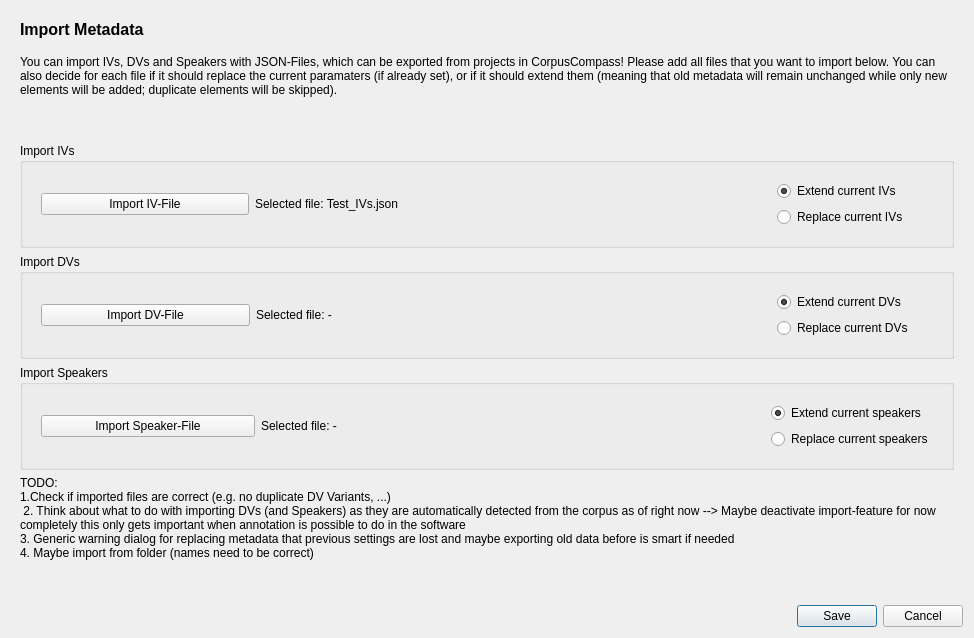
<?xml version="1.0" encoding="UTF-8"?>
<ui version="4.0">
 <class>ImportMetadataDialog</class>
 <widget class="QDialog" name="ImportMetadataDialog">
  <property name="geometry">
   <rect>
    <x>0</x>
    <y>0</y>
    <width>974</width>
    <height>638</height>
   </rect>
  </property>
  <property name="windowTitle">
   <string>Dialog</string>
  </property>
  <layout class="QVBoxLayout" name="verticalLayout_5">
   <item alignment="Qt::AlignTop">
    <widget class="QWidget" name="widget_importcontent" native="true">
     <layout class="QVBoxLayout" name="verticalLayout_4">
      <item>
       <widget class="QLabel" name="label_header">
        <property name="font">
         <font>
          <pointsize>12</pointsize>
          <bold>true</bold>
         </font>
        </property>
        <property name="text">
         <string>Import Metadata</string>
        </property>
       </widget>
      </item>
      <item>
       <spacer name="verticalSpacer">
        <property name="orientation">
         <enum>Qt::Vertical</enum>
        </property>
        <property name="sizeType">
         <enum>QSizePolicy::Fixed</enum>
        </property>
        <property name="sizeHint" stdset="0">
         <size>
          <width>20</width>
          <height>10</height>
         </size>
        </property>
       </spacer>
      </item>
      <item>
       <widget class="QLabel" name="label_subheader">
        <property name="text">
         <string>You can import IVs, DVs and Speakers with JSON-Files, which can be exported from projects in CorpusCompass! Please add all files that you want to import below. You can also decide for each file if it should replace the current paramaters (if already set), or if it should extend them (meaning that old metadata will remain unchanged while only new elements will be added; duplicate elements will be skipped).</string>
        </property>
        <property name="wordWrap">
         <bool>true</bool>
        </property>
       </widget>
      </item>
      <item>
       <spacer name="verticalSpacer_2">
        <property name="orientation">
         <enum>Qt::Vertical</enum>
        </property>
        <property name="sizeHint" stdset="0">
         <size>
          <width>20</width>
          <height>40</height>
         </size>
        </property>
       </spacer>
      </item>
      <item>
       <widget class="QGroupBox" name="groupBox_ivs">
        <property name="title">
         <string>Import IVs</string>
        </property>
        <layout class="QHBoxLayout" name="horizontalLayout_4">
         <item>
          <widget class="QWidget" name="widget_ivimportcontainer" native="true">
           <layout class="QHBoxLayout" name="horizontalLayout">
            <item>
             <widget class="QPushButton" name="btn_import_ivfile">
              <property name="text">
               <string>Import IV-File</string>
              </property>
             </widget>
            </item>
            <item>
             <widget class="QLabel" name="label_seliv">
              <property name="text">
               <string>Selected file: Test_IVs.json</string>
              </property>
             </widget>
            </item>
           </layout>
          </widget>
         </item>
         <item alignment="Qt::AlignRight">
          <widget class="QWidget" name="widget_ivbtn_container" native="true">
           <layout class="QVBoxLayout" name="verticalLayout">
            <item>
             <widget class="QRadioButton" name="radiobtn_extiv">
              <property name="text">
               <string>Extend current IVs</string>
              </property>
              <property name="checked">
               <bool>true</bool>
              </property>
             </widget>
            </item>
            <item>
             <widget class="QRadioButton" name="radiobtn_repiv">
              <property name="text">
               <string>Replace current IVs</string>
              </property>
             </widget>
            </item>
           </layout>
          </widget>
         </item>
         <item>
          <spacer name="horizontalSpacer_2">
           <property name="orientation">
            <enum>Qt::Horizontal</enum>
           </property>
           <property name="sizeType">
            <enum>QSizePolicy::Fixed</enum>
           </property>
           <property name="sizeHint" stdset="0">
            <size>
             <width>25</width>
             <height>20</height>
            </size>
           </property>
          </spacer>
         </item>
        </layout>
       </widget>
      </item>
      <item>
       <widget class="QGroupBox" name="groupBox_dvs">
        <property name="title">
         <string>Import DVs</string>
        </property>
        <layout class="QHBoxLayout" name="horizontalLayout_5">
         <item>
          <widget class="QWidget" name="widget_dvimportcontainer" native="true">
           <layout class="QHBoxLayout" name="horizontalLayout_3">
            <item>
             <widget class="QPushButton" name="btn_import_dvfile">
              <property name="text">
               <string>Import DV-File</string>
              </property>
             </widget>
            </item>
            <item>
             <widget class="QLabel" name="label_seldv">
              <property name="text">
               <string>Selected file: -</string>
              </property>
             </widget>
            </item>
           </layout>
          </widget>
         </item>
         <item alignment="Qt::AlignRight">
          <widget class="QWidget" name="widget_dvbtn_container" native="true">
           <layout class="QVBoxLayout" name="verticalLayout_2">
            <item>
             <widget class="QRadioButton" name="radiobtn_extdv">
              <property name="text">
               <string>Extend current DVs</string>
              </property>
              <property name="checked">
               <bool>true</bool>
              </property>
             </widget>
            </item>
            <item>
             <widget class="QRadioButton" name="radiobtn_repdv">
              <property name="text">
               <string>Replace current DVs</string>
              </property>
             </widget>
            </item>
           </layout>
          </widget>
         </item>
         <item>
          <spacer name="horizontalSpacer">
           <property name="orientation">
            <enum>Qt::Horizontal</enum>
           </property>
           <property name="sizeType">
            <enum>QSizePolicy::Fixed</enum>
           </property>
           <property name="sizeHint" stdset="0">
            <size>
             <width>20</width>
             <height>10</height>
            </size>
           </property>
          </spacer>
         </item>
        </layout>
       </widget>
      </item>
      <item>
       <widget class="QGroupBox" name="groupBox_speakers">
        <property name="title">
         <string>Import Speakers</string>
        </property>
        <layout class="QHBoxLayout" name="horizontalLayout_6">
         <item>
          <widget class="QWidget" name="widget_spimportcontainer" native="true">
           <layout class="QHBoxLayout" name="horizontalLayout_2">
            <item>
             <widget class="QPushButton" name="btn_import_speakerfile">
              <property name="text">
               <string>Import Speaker-File</string>
              </property>
             </widget>
            </item>
            <item>
             <widget class="QLabel" name="label_selspeaker">
              <property name="text">
               <string>Selected file: -</string>
              </property>
             </widget>
            </item>
           </layout>
          </widget>
         </item>
         <item alignment="Qt::AlignRight">
          <widget class="QWidget" name="widget_spbtn_container" native="true">
           <layout class="QVBoxLayout" name="verticalLayout_3">
            <item>
             <widget class="QRadioButton" name="radiobtn_extsp">
              <property name="text">
               <string>Extend current speakers</string>
              </property>
              <property name="checked">
               <bool>true</bool>
              </property>
             </widget>
            </item>
            <item>
             <widget class="QRadioButton" name="radiobtn_repsp">
              <property name="text">
               <string>Replace current speakers</string>
              </property>
             </widget>
            </item>
           </layout>
          </widget>
         </item>
        </layout>
       </widget>
      </item>
      <item>
       <widget class="QLabel" name="label">
        <property name="text">
         <string>TODO: 
1.Check if imported files are correct (e.g. no duplicate DV Variants, ...)
 2. Think about what to do with importing DVs (and Speakers) as they are automatically detected from the corpus as of right now --&gt; Maybe deactivate import-feature for now completely this only gets important when annotation is possible to do in the software
3. Generic warning dialog for replacing metadata that previous settings are lost and maybe exporting old data before is smart if needed
4. Maybe import from folder (names need to be correct)</string>
        </property>
        <property name="wordWrap">
         <bool>true</bool>
        </property>
       </widget>
      </item>
     </layout>
    </widget>
   </item>
   <item>
    <widget class="QDialogButtonBox" name="buttonBox">
     <property name="orientation">
      <enum>Qt::Horizontal</enum>
     </property>
     <property name="standardButtons">
      <set>QDialogButtonBox::Cancel|QDialogButtonBox::Save</set>
     </property>
    </widget>
   </item>
  </layout>
 </widget>
 <resources/>
 <connections>
  <connection>
   <sender>buttonBox</sender>
   <signal>accepted()</signal>
   <receiver>ImportMetadataDialog</receiver>
   <slot>accept()</slot>
   <hints>
    <hint type="sourcelabel">
     <x>248</x>
     <y>254</y>
    </hint>
    <hint type="destinationlabel">
     <x>157</x>
     <y>274</y>
    </hint>
   </hints>
  </connection>
  <connection>
   <sender>buttonBox</sender>
   <signal>rejected()</signal>
   <receiver>ImportMetadataDialog</receiver>
   <slot>reject()</slot>
   <hints>
    <hint type="sourcelabel">
     <x>316</x>
     <y>260</y>
    </hint>
    <hint type="destinationlabel">
     <x>286</x>
     <y>274</y>
    </hint>
   </hints>
  </connection>
 </connections>
</ui>
